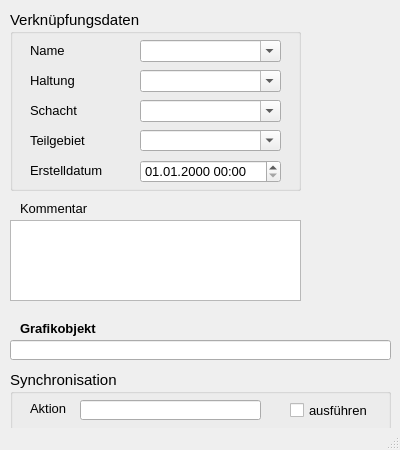
<?xml version="1.0" encoding="UTF-8"?>
<ui version="4.0">
 <class>MainWindow</class>
 <widget class="QMainWindow" name="MainWindow">
  <property name="geometry">
   <rect>
    <x>0</x>
    <y>0</y>
    <width>400</width>
    <height>450</height>
   </rect>
  </property>
  <property name="minimumSize">
   <size>
    <width>400</width>
    <height>450</height>
   </size>
  </property>
  <property name="font">
   <font>
    <family>Tahoma</family>
    <pointsize>10</pointsize>
   </font>
  </property>
  <property name="windowTitle">
   <string>Anbindung Direkteinleiter</string>
  </property>
  <property name="layoutDirection">
   <enum>Qt::LeftToRight</enum>
  </property>
  <widget class="QWidget" name="centralwidget">
   <widget class="QTextEdit" name="kommentar">
    <property name="geometry">
     <rect>
      <x>10</x>
      <y>220</y>
      <width>291</width>
      <height>81</height>
     </rect>
    </property>
    <property name="minimumSize">
     <size>
      <width>0</width>
      <height>0</height>
     </size>
    </property>
    <property name="toolTip">
     <string>&lt;html&gt;&lt;head/&gt;&lt;body&gt;&lt;p&gt;Platz für zusätzliche Kommentare&lt;/p&gt;&lt;/body&gt;&lt;/html&gt;</string>
    </property>
    <property name="statusTip">
     <string>Platz für zusätzliche Kommentare</string>
    </property>
   </widget>
   <widget class="QLabel" name="label_15">
    <property name="geometry">
     <rect>
      <x>20</x>
      <y>200</y>
      <width>81</width>
      <height>16</height>
     </rect>
    </property>
    <property name="text">
     <string>Kommentar</string>
    </property>
   </widget>
   <widget class="QGroupBox" name="groupBox_3">
    <property name="geometry">
     <rect>
      <x>10</x>
      <y>10</y>
      <width>291</width>
      <height>181</height>
     </rect>
    </property>
    <property name="font">
     <font>
      <family>Tahoma</family>
      <pointsize>11</pointsize>
     </font>
    </property>
    <property name="title">
     <string>Verknüpfungsdaten</string>
    </property>
    <widget class="QComboBox" name="teilgebiet">
     <property name="geometry">
      <rect>
       <x>130</x>
       <y>120</y>
       <width>141</width>
       <height>21</height>
      </rect>
     </property>
     <property name="font">
      <font>
       <family>Tahoma</family>
       <pointsize>10</pointsize>
      </font>
     </property>
     <property name="toolTip">
      <string>Zuordnung zu definiertem Teilgebiet</string>
     </property>
     <property name="statusTip">
      <string>Zuordnung zu definiertem Teilgebiet</string>
     </property>
     <property name="editable">
      <bool>true</bool>
     </property>
    </widget>
    <widget class="QLabel" name="label_14">
     <property name="geometry">
      <rect>
       <x>20</x>
       <y>120</y>
       <width>101</width>
       <height>21</height>
      </rect>
     </property>
     <property name="font">
      <font>
       <family>Tahoma</family>
       <pointsize>10</pointsize>
      </font>
     </property>
     <property name="text">
      <string>Teilgebiet</string>
     </property>
    </widget>
    <widget class="QgsDateTimeEdit" name="createdat">
     <property name="geometry">
      <rect>
       <x>130</x>
       <y>150</y>
       <width>141</width>
       <height>23</height>
      </rect>
     </property>
     <property name="font">
      <font>
       <family>Tahoma</family>
       <pointsize>10</pointsize>
      </font>
     </property>
     <property name="currentSection">
      <enum>QDateTimeEdit::DaySection</enum>
     </property>
     <property name="displayFormat">
      <string>dd.MM.yyyy HH:mm</string>
     </property>
    </widget>
    <widget class="QLabel" name="label_71">
     <property name="geometry">
      <rect>
       <x>20</x>
       <y>150</y>
       <width>101</width>
       <height>21</height>
      </rect>
     </property>
     <property name="font">
      <font>
       <family>Tahoma</family>
       <pointsize>10</pointsize>
      </font>
     </property>
     <property name="text">
      <string>Erstelldatum</string>
     </property>
    </widget>
    <widget class="QComboBox" name="haltnam">
     <property name="geometry">
      <rect>
       <x>130</x>
       <y>60</y>
       <width>141</width>
       <height>22</height>
      </rect>
     </property>
     <property name="font">
      <font>
       <family>Tahoma</family>
       <pointsize>10</pointsize>
      </font>
     </property>
     <property name="toolTip">
      <string>&lt;html&gt;&lt;head/&gt;&lt;body&gt;&lt;p&gt;(Name der) anbindende(n) Haltung&lt;/p&gt;&lt;/body&gt;&lt;/html&gt;</string>
     </property>
     <property name="statusTip">
      <string>(Name der) anbindende(n) Haltung</string>
     </property>
     <property name="editable">
      <bool>true</bool>
     </property>
    </widget>
    <widget class="QLabel" name="label_21">
     <property name="geometry">
      <rect>
       <x>20</x>
       <y>60</y>
       <width>101</width>
       <height>21</height>
      </rect>
     </property>
     <property name="font">
      <font>
       <family>Tahoma</family>
       <pointsize>10</pointsize>
      </font>
     </property>
     <property name="text">
      <string>Haltung</string>
     </property>
     <property name="alignment">
      <set>Qt::AlignLeading|Qt::AlignLeft|Qt::AlignVCenter</set>
     </property>
    </widget>
    <widget class="QLabel" name="label_4">
     <property name="geometry">
      <rect>
       <x>20</x>
       <y>30</y>
       <width>101</width>
       <height>21</height>
      </rect>
     </property>
     <property name="font">
      <font>
       <family>Tahoma</family>
       <pointsize>10</pointsize>
      </font>
     </property>
     <property name="text">
      <string>Name</string>
     </property>
     <property name="alignment">
      <set>Qt::AlignLeading|Qt::AlignLeft|Qt::AlignVCenter</set>
     </property>
    </widget>
    <widget class="QComboBox" name="elnam">
     <property name="geometry">
      <rect>
       <x>130</x>
       <y>30</y>
       <width>141</width>
       <height>22</height>
      </rect>
     </property>
     <property name="font">
      <font>
       <family>Tahoma</family>
       <pointsize>10</pointsize>
      </font>
     </property>
     <property name="toolTip">
      <string>&lt;html&gt;&lt;head/&gt;&lt;body&gt;&lt;p&gt;Name des angebundenen Direkteinleiters&lt;/p&gt;&lt;/body&gt;&lt;/html&gt;</string>
     </property>
     <property name="statusTip">
      <string>Name des angebundenen Direkteinleiters</string>
     </property>
     <property name="editable">
      <bool>true</bool>
     </property>
    </widget>
    <widget class="QLabel" name="label_72">
     <property name="geometry">
      <rect>
       <x>20</x>
       <y>90</y>
       <width>101</width>
       <height>21</height>
      </rect>
     </property>
     <property name="font">
      <font>
       <family>Tahoma</family>
       <pointsize>10</pointsize>
      </font>
     </property>
     <property name="text">
      <string>Schacht</string>
     </property>
    </widget>
    <widget class="QComboBox" name="schnam">
     <property name="geometry">
      <rect>
       <x>130</x>
       <y>90</y>
       <width>141</width>
       <height>22</height>
      </rect>
     </property>
     <property name="toolTip">
      <string>&lt;html&gt;&lt;head/&gt;&lt;body&gt;&lt;p&gt;anbindender Schacht&lt;/p&gt;&lt;/body&gt;&lt;/html&gt;</string>
     </property>
     <property name="statusTip">
      <string>anbindender Schacht</string>
     </property>
     <property name="editable">
      <bool>true</bool>
     </property>
    </widget>
   </widget>
   <widget class="QGroupBox" name="groupBox_sync">
    <property name="geometry">
     <rect>
      <x>10</x>
      <y>370</y>
      <width>381</width>
      <height>61</height>
     </rect>
    </property>
    <property name="font">
     <font>
      <family>Tahoma</family>
      <pointsize>11</pointsize>
     </font>
    </property>
    <property name="title">
     <string>Synchronisation</string>
    </property>
    <widget class="QCheckBox" name="status">
     <property name="geometry">
      <rect>
       <x>280</x>
       <y>30</y>
       <width>101</width>
       <height>21</height>
      </rect>
     </property>
     <property name="font">
      <font>
       <family>Tahoma</family>
       <pointsize>10</pointsize>
      </font>
     </property>
     <property name="toolTip">
      <string>Synchronisation aktivieren</string>
     </property>
     <property name="statusTip">
      <string>Synchronisation aktivieren</string>
     </property>
     <property name="text">
      <string>ausführen</string>
     </property>
    </widget>
    <widget class="QLabel" name="label_19">
     <property name="geometry">
      <rect>
       <x>20</x>
       <y>30</y>
       <width>51</width>
       <height>16</height>
      </rect>
     </property>
     <property name="font">
      <font>
       <family>Tahoma</family>
       <pointsize>10</pointsize>
      </font>
     </property>
     <property name="text">
      <string>Aktion</string>
     </property>
    </widget>
    <widget class="QLineEdit" name="aktion">
     <property name="geometry">
      <rect>
       <x>70</x>
       <y>30</y>
       <width>181</width>
       <height>20</height>
      </rect>
     </property>
     <property name="toolTip">
      <string>&lt;html&gt;&lt;head/&gt;&lt;body&gt;&lt;p&gt;Maßnahme zur Synchronisation&lt;/p&gt;&lt;/body&gt;&lt;/html&gt;</string>
     </property>
     <property name="statusTip">
      <string>Maßnahme zur Synchronisation</string>
     </property>
    </widget>
   </widget>
   <widget class="QLabel" name="label_22">
    <property name="geometry">
     <rect>
      <x>20</x>
      <y>320</y>
      <width>101</width>
      <height>16</height>
     </rect>
    </property>
    <property name="font">
     <font>
      <family>Tahoma</family>
      <pointsize>10</pointsize>
      <weight>75</weight>
      <bold>true</bold>
     </font>
    </property>
    <property name="text">
     <string>Grafikobjekt</string>
    </property>
   </widget>
   <widget class="QLineEdit" name="objekt">
    <property name="geometry">
     <rect>
      <x>10</x>
      <y>340</y>
      <width>381</width>
      <height>20</height>
     </rect>
    </property>
    <property name="toolTip">
     <string>&lt;html&gt;&lt;head/&gt;&lt;body&gt;&lt;p&gt;Textbeschreibung (WKT) des Grafikobjekts&lt;/p&gt;&lt;/body&gt;&lt;/html&gt;</string>
    </property>
    <property name="statusTip">
     <string>Textbeschreibung des Grafikobjekts</string>
    </property>
   </widget>
  </widget>
  <widget class="QStatusBar" name="statusbar"/>
 </widget>
 <customwidgets>
  <customwidget>
   <class>QgsDateTimeEdit</class>
   <extends>QDateTimeEdit</extends>
   <header>qgsdatetimeedit.h</header>
  </customwidget>
 </customwidgets>
 <resources/>
 <connections/>
</ui>
